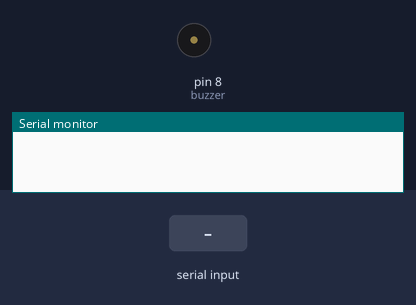
The sketch below on a simulated Arduino Uno, built with avr-gcc and run on an emulated ATmega328P. On the bench: buzzer (waves = sounding), the last lines printed to the serial monitor. Inputs (shaded band) come from the test bench.

Above: at 1.2 s.
1.3 s: "A" received over the second serial link
At 1.5 s:
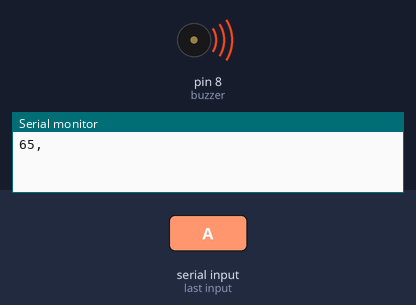
4.3 s: "S" received over the second serial link
Timing chart, 0 to 7.3 s (numbered marks = the images above; inputs shaded):
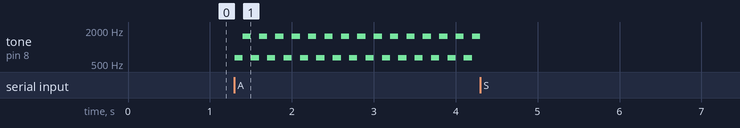

Measured:
- after the input at 1.3 s, tone on pin 8 (buzzer): alternates 1550 Hz for 0.10 s and 650 Hz for 0.10 s, starting at once

The sketch:

Arduino.ino
```cpp
#include <SoftwareSerial.h>
#include <Wire.h> //引用二個函式庫SoftwareSerial及Wire
#include <string.h>
#include "pitch.h"

int buzzer = 8;
int rx = 10;
int tx = 11;
int himym[] = {
  NOTE_A4, NOTE_A4, NOTE_B4, NOTE_A4, NOTE_E4, NOTE_FS4, NOTE_E4,
  NOTE_A3, NOTE_B3, NOTE_CS4, NOTE_D4,
  NOTE_CS4, NOTE_B3, NOTE_A3, NOTE_B3, NOTE_CS4, NOTE_B3, NOTE_A3, NOTE_A3
};
float himymBeats[] = {
  2, 0.5, 1.5, 1.5, 0.5, 1, 1,
  1.5, 0.5, 1.5, 0.5,
  0.5, 0.5, 0.5, 0.5, 0.5, 0.5, 1, 2
};
bool alarm = 0;

SoftwareSerial I2CBT(rx,tx);//定義PIN10及PIN11分別為RX及TX腳位

void setup() {
   Serial.begin(9600); //Arduino起始鮑率：9600
   I2CBT.begin(115200);  //Baud Rate: 9600
   pinMode(buzzer, OUTPUT);  //設定 pin13 為輸出，LED就接在這
}

void loop() {

  if(alarm == 1){
    tone(buzzer,650,100);
    delay(100);
    noTone(buzzer);
    tone(buzzer,1550,100);
    delay(100);
    noTone(buzzer);
  }

  byte cmmd[20];
  int insize;

  if ((insize=(I2CBT.available()))>0){  //讀取藍牙訊息
    //Serial.print("input size = ");
    //Serial.println(insize);
    for (int i=0; i<insize; i++){
      Serial.print(cmmd[i]=char(I2CBT.read()));
      Serial.print(",");
    }//此段請參考上一篇解釋

    char * tok;


    switch (cmmd[0]) { //讀取第一個字
      case'A'://97為"a"的ASCII CODE
         //digitalWrite(buzzer,HIGH);  //點亮LED
         //tone(buzzer,1000);
         //playHIMYM();
         alarm = 1;
         break;

      case'S':
         Serial.println("stop!!!!!!!");
         noTone(buzzer);
         //digitalWrite(buzzer,LOW);   //熄滅LED
         alarm = 0;
         break;
    } //Switch

  }

}//loop


void playHIMYM(){
  int len = 19;
  for (int i = 0; i< len; i++){
    int duration = (int)(himymBeats[i] * 200);
    tone(buzzer, himym[i], duration);

    int pause = (int)(duration * 1.3);
    delay(pause);

    noTone(buzzer);
  }
}
```

pitch.h
```cpp
#define NOTE_B0  31
#define NOTE_C1  33
#define NOTE_CS1 35
#define NOTE_D1  37
#define NOTE_DS1 39
#define NOTE_E1  41
#define NOTE_F1  44
#define NOTE_FS1 46
#define NOTE_G1  49
#define NOTE_GS1 52
#define NOTE_A1  55
#define NOTE_AS1 58
#define NOTE_B1  62
#define NOTE_C2  65
#define NOTE_CS2 69
#define NOTE_D2  73
#define NOTE_DS2 78
#define NOTE_E2  82
#define NOTE_F2  87
#define NOTE_FS2 93
#define NOTE_G2  98
#define NOTE_GS2 104
#define NOTE_A2  110
#define NOTE_AS2 117
#define NOTE_B2  123
#define NOTE_C3  131
#define NOTE_CS3 139
#define NOTE_D3  147
#define NOTE_DS3 156
#define NOTE_E3  165
#define NOTE_F3  175
#define NOTE_FS3 185
#define NOTE_G3  196
#define NOTE_GS3 208
#define NOTE_A3  220
#define NOTE_AS3 233
#define NOTE_B3  247
#define NOTE_C4  262
#define NOTE_CS4 277
#define NOTE_D4  294
#define NOTE_DS4 311
#define NOTE_E4  330
#define NOTE_F4  349
#define NOTE_FS4 370
#define NOTE_G4  392
#define NOTE_GS4 415
#define NOTE_A4  440
#define NOTE_AS4 466
#define NOTE_B4  494
#define NOTE_C5  523
#define NOTE_CS5 554
#define NOTE_D5  587
#define NOTE_DS5 622
#define NOTE_E5  659
#define NOTE_F5  698
#define NOTE_FS5 740
#define NOTE_G5  784
#define NOTE_GS5 831
#define NOTE_A5  880
#define NOTE_AS5 932
#define NOTE_B5  988
#define NOTE_C6  1047
#define NOTE_CS6 1109
#define NOTE_D6  1175
#define NOTE_DS6 1245
#define NOTE_E6  1319
#define NOTE_F6  1397
#define NOTE_FS6 1480
#define NOTE_G6  1568
#define NOTE_GS6 1661
#define NOTE_A6  1760
#define NOTE_AS6 1865
#define NOTE_B6  1976
#define NOTE_C7  2093
#define NOTE_CS7 2217
#define NOTE_D7  2349
#define NOTE_DS7 2489
#define NOTE_E7  2637
#define NOTE_F7  2794
#define NOTE_FS7 2960
#define NOTE_G7  3136
#define NOTE_GS7 3322
#define NOTE_A7  3520
#define NOTE_AS7 3729
#define NOTE_B7  3951
#define NOTE_C8  4186
#define NOTE_CS8 4435
#define NOTE_D8  4699
#define NOTE_DS8 4978
```
